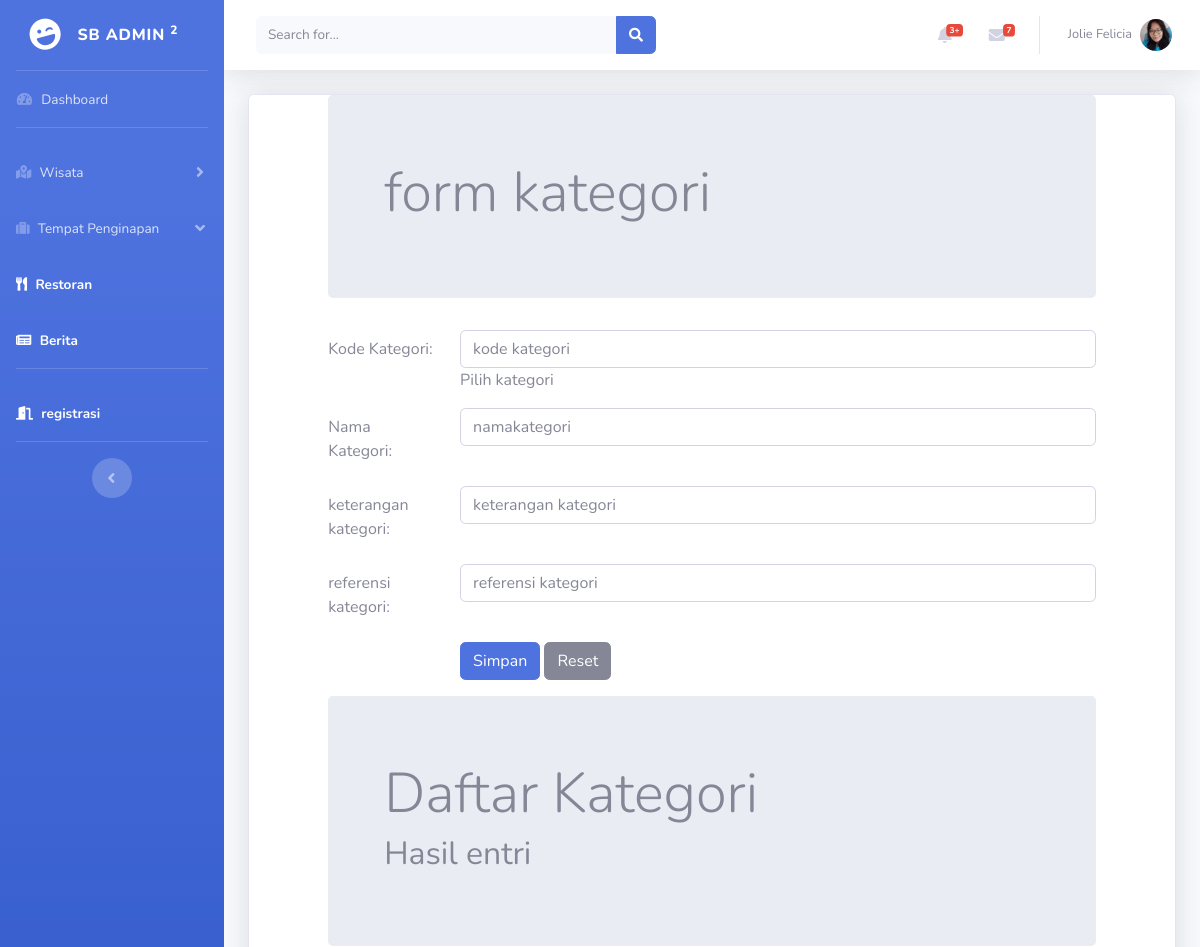
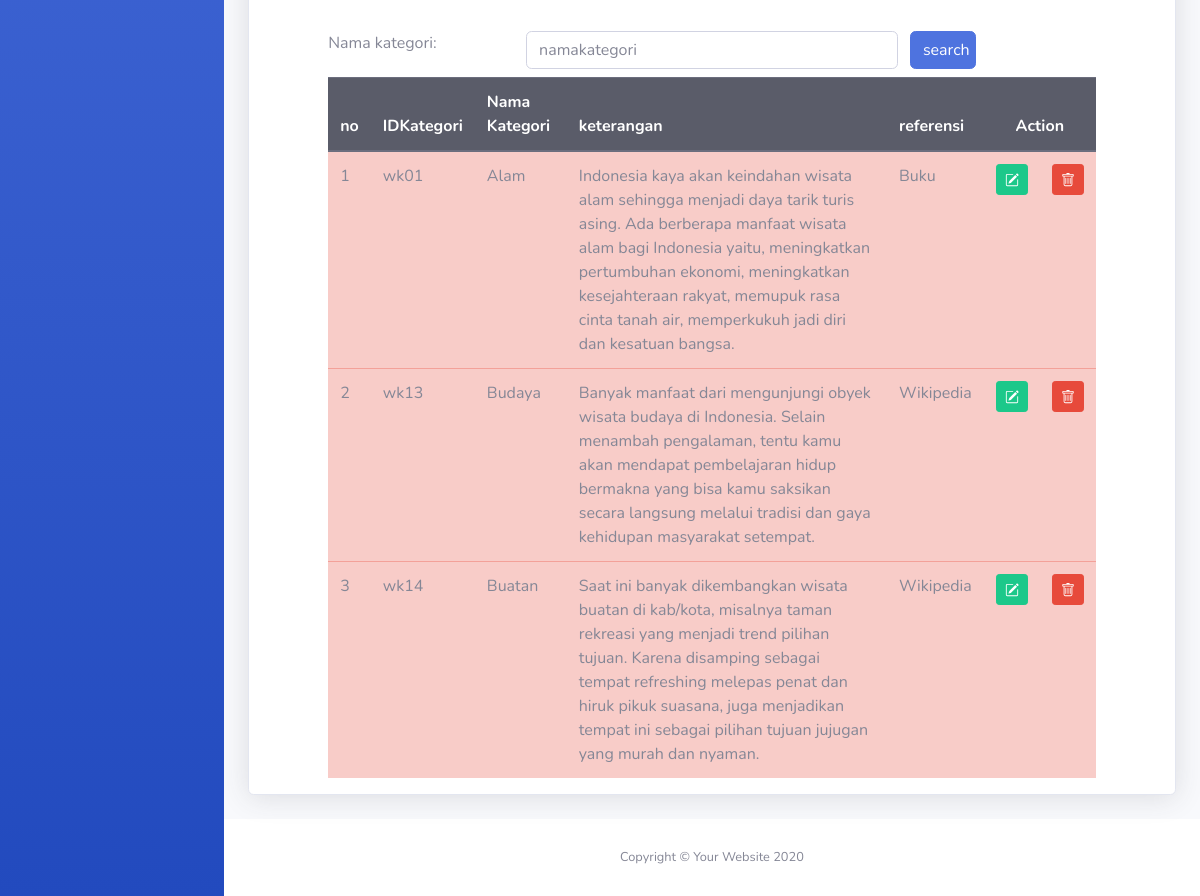
The page /kategori.php (signed in) on the database its author committed (2 pictures, top to bottom).
### tables this page shows
CREATE TABLE `kategori` (
  `kategoriID` varchar(4) NOT NULL,
  `kategorinama` varchar(300) NOT NULL,
  `kategoriketerangan` varchar(300) NOT NULL,
  `kategorireferensi` varchar(300) NOT NULL
);

### kategori.php (the view, shortened to what this page needs)
<!DOCTYPE html>
<html lang="en">
<head>
  <link rel="stylesheet" type="text/css" href="css/bootstrap.min.css">
</head>
 <?php
     include "header.php";?>
<div class="container-fluid">
<div class="card shadow mb-4">
<?php
include "includes/config.php";
 ?>
<div class="row">
	<div class="col-sm-1" >
  </div>
  <div class="col-sm-10">
  	 <div class="jumbotron jumbotron fluid">
        	<div class="container">
        		<h1 class="display-4">form kategori </h1>
        	</div>
        </div>
<form method="POST">
   <div class="form-group row">
    <label for="kodekategori" class="col-sm-2 col-form-label">Kode Kategori: </label>
      <div class="col-sm-10">
      <input type="text" class="form-control" id="kodekategori"
      name="inputidkategori" placeholder="kode kategori" maxlength="4"  >
    </div>
   </div>
   <div class="form-group row">
    <label for="namakategori" class="col-sm-2 col-form-label">Nama Kategori: </label>
    <div class="col-sm-10">
      <input type="text" class="form-control"  id="namakategori"
      name="inputnamakategori"placeholder="namakategori"  >
    </div>
   </div>
   <div class="form-group row">
    <label for="ketkategori" class="col-sm-2 col-form-label">keterangan kategori: </label>
    <div class="col-sm-10">
      <input type="text" class="form-control" id="ketkategori"
      name="inputketkategori" placeholder="keterangan kategori" >
    </div>
   </div>
  <div class="form-group row">
    <label for="refkategori" class="col-sm-2 col-form-label">referensi kategori: </label>
    <div class="col-sm-10">
      <input type="text" class="form-control" id="refkategori"
      name="inputrefkategori" placeholder="referensi kategori" >
    </div>
   </div>
  <div class="form-group row">
    <div class="col-sm-2">
    </div>
    <div class="col-sm-10">
    <input type="submit" class="btn btn-primary" value="Simpan" name="Simpan">
    <input type="reset" class="btn btn-secondary" value="Reset" name="Reset">
    </div>
  </div>
</form>
</div>
<div class="col-sm-1" >
  </div>
</div>
<div class="row">
		<div class="col-sm-1"></div>
     <div class="col-sm-10">
        <div class="jumbotron jumbotron fluid">
        	<div class="container">
        		<h1 class="display-4">Daftar Kategori</h1>
        		<h2>Hasil entri</h2>
        	</div>
        </div>
        <form method="POST">
        	<div class="form group row mb-2">
        		<label for="search" class="col-sm-3">Nama kategori:</label>
        		<div class="col-sm-6">
        			<input type="text" name="search" class="form-control" id="search" placeholder="namakategori" value="<?php if(isset($_POST['search'])) {echo $_POST['search'];}?>">
        		</div>
        		<input type="submit" name="kirim" class="col-sm-1 btn btn-primary" value="search">
        	</div>
        </form>
         <table class="table table-hover table-danger">
        	<thead class="thead-dark">
        		<tr>
                <th>no</th>
                <th>IDKategori</th>
                <th>Nama Kategori</th>
                <th>keterangan</th>
                <th>referensi</th>
                <th colspan="2" style="text-align:center">Action</th>
                </tr>
        	</thead>
        	<tbody>
            <?php
            if(isset($_POST['kirim']))
             {
               $search=$_POST['search'];
               $query=mysqli_query($connection,"select * from kategori where kategorinama like '%".$search."%'" );
             }
             else
             {
             $query=mysqli_query($connection, "select * from kategori");
             }
            $nomor=1;
            while ($row = mysqli_fetch_array($query))
            { ?>
            	<tr>
            	  <td><?php echo $nomor; ?></td>
            	  <td><?php echo $row['kategoriID']; ?></td>
            	  <td><?php echo $row['kategorinama']; ?></td>
            	  <td><?php echo $row['kategoriketerangan']; ?></td>
            	  <td><?php echo $row['kategorireferensi']; ?></td>
                 <td>
                            <a href="kategoriedit.php?ubah=<?php echo $row["kategoriID"];  ?> "class="btn btn-success btn-sm"
                                TITLE="EDIT">
                            </a>
                        </td>
                        <td>
                              <a href="kategorihapus.php?hapus=<?php echo $row["kategoriID"]; ?>" class="btn btn-danger btn-sm"
                                title="DELETE">
                           </a>
                        </td>
            	</tr>
             <?php $nomor = $nomor+1; ?>
             <?php   } ?>
        	</tbody>
        </table>
     </div>
        <div class="col-sm-1"></div>
</div>
</div>
</div>
  <?php include "footer.php";?>
</html>

### rows shown on the page
kategori: kategoriID "wk01", kategorinama "Alam", kategoriketerangan "Indonesia kaya akan keindahan wisata alam sehingga menjadi daya tarik turis asing. Ada berberapa manfaat wisata alam bagi Indonesia yaitu, meningkatkan pertumbuhan ekonomi, meningkatkan kesejahteraan rakyat, memupuk rasa cinta tanah air, memperkukuh jadi diri dan kesatuan bangsa.", kategorireferensi "Buku"
kategori: kategoriID "wk13", kategorinama "Budaya", kategoriketerangan "Banyak manfaat dari mengunjungi obyek wisata budaya di Indonesia. Selain menambah pengalaman, tentu kamu akan mendapat pembelajaran hidup bermakna yang bisa kamu saksikan secara langsung melalui tradisi dan gaya kehidupan masyarakat setempat.", kategorireferensi "Wikipedia"
kategori: kategoriID "wk14", kategorinama "Buatan", kategoriketerangan "Saat ini banyak dikembangkan wisata buatan di kab/kota, misalnya taman rekreasi yang menjadi trend pilihan tujuan. Karena disamping sebagai tempat refreshing melepas penat dan hiruk pikuk suasana, juga menjadikan tempat ini sebagai pilihan tujuan jujugan yang murah dan nyaman.", kategorireferensi "Wikipedia"
